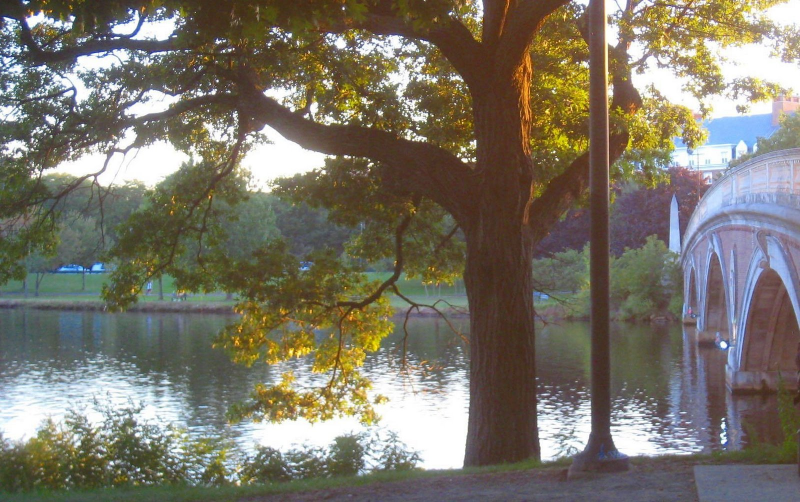
#> input picture backend/matching/tests/fixtures/pdq-threatexchange/bridge-1-original.jpg, 1600 x 1004 px (shown at 1/2 size); its folder holds only this picture in this run
$ python -i embedding.py   (imports and definitions only)
#> lines starting #> are read from the running program, lines starting #| are printed output that depends on the picture
#> further down, picture is the input picture: PIL image 1600x1004 RGB; mean R, G, B 122.7, 117.6, 104.8
"""The frame embedding: one 512-bit sign sketch per picture, beside the PDQ hash (ADR 0037).

A second, *independent* content signal. PDQ dies on the transform that real sites actually apply
— an asymmetric 1-3 % edge trim costs it 44 bits (`docs/matching/second-signal.md` §4.6) — and a
small CPU vision encoder barely notices it. What comes out is deliberately tiny: the image
encoder of MobileCLIP-S0 through `onnxruntime`, the resulting 512-dimensional vector normalised
and immediately reduced to its 512 **sign bits** (64 bytes), which is all that is ever stored,
compared or passed on.

**An embedding is never evidence.** Measured over 805,683 real negative pairs, the nearest
unrelated pair scores *above* the median of a genuine same-picture pair, so there is no safe fixed
threshold and no operating point. Its only job is ranking: it proposes candidates that PDQ, the
timeline, a duration, a cluster or a human then confirms (`matching.embedding_candidates`).

**What this is not, structurally rather than by promise.** No face detection, no face recognition,
no biometric or body measurement, no person identification, no age estimation — not as an output
and not as an intermediate step:

- the model file is pinned by digest and is the **image encoder only**; MobileCLIP's text tower is
  not shipped, so the model cannot be asked a question about a picture at all;
- `verify_model` refuses any file whose graph is not exactly one image input and one
  512-dimensional embedding output — no classifier head, no detector, no landmarks, no text;
- the session's output has exactly **one** consumer, `_sign_sketches`. Nothing public here returns
  a float vector, so no caller can build a classifier on top of one;
- the only operation ever performed on a stored sketch is a Hamming distance to another sketch.

`matching/tests/test_embedding_boundaries.py` pins all four.

No Django and no `onnxruntime` at import time: `client/fingerprint.py` imports this module on the
operator's Mac, and the media worker imports it in a hash child. The runtime import happens when
an encoder is first built, and a missing model or wheel fails **loudly** with an actionable
message rather than silently skipping the signal.
"""

import hashlib
import os
import threading
from collections.abc import Iterable, Sequence
from pathlib import Path
from typing import Any

import numpy as np
from numpy.typing import NDArray
from PIL import Image

# Recipe tag, in the spirit of ADR 0022: model, precision, reduction and version. A page sketch is
# only ever compared with a reference sketch carrying the same tag. Changing the model, the
# preprocessing or the reduction is a new tag and a re-embedding, never a reinterpretation.
EMBEDDING_PIPELINE = "mobileclip-s0-fp32-sign512-v1"
EMBEDDING_PIPELINES = frozenset({EMBEDDING_PIPELINE})

SKETCH_BITS = 512
SKETCH_BYTES = SKETCH_BITS // 8
EMBEDDING_DIMS = 512
INPUT_SIZE = 256

# The model file. Kept out of the repository and out of the container image on purpose (45 MB of
# weights are not source code), fetched once per machine by `manage.py fetch_embedding_model` and
# pinned by digest, so "the model" is one exact artefact everywhere.
MODEL_FILENAME = "mobileclip_s0_fp32.onnx"
MODEL_URL = "https://huggingface.co/Xenova/mobileclip_s0/resolve/main/onnx/vision_model.onnx"
MODEL_SHA256 = "17d3c037b1d488c10c50e09f6009ea5a198caef4e0e8f4ea5617b7cb2d067ac0"
MODEL_BYTES = 45_543_630
# What one loaded session adds to a process's resident set. Memory, not CPU, is the scarce
# resource here (ADR 0037). Measured with this module on the check runner, 2026-09-17: +117 MB on
# building the session and +121 MB peak while hashing, identical at 1, 2 and 4 threads (a whole
# hash child then sits at ~160 MB). `docs/matching/second-signal.md` §5.1 reported 288 MB for a
# whole harness process; the budget below is the measured session cost plus margin for arena
# growth over a child's 500 jobs.
MODEL_RSS_MB = 160.0
# Leave this much of MemAvailable untouched when deciding how many hashing processes fit.
RSS_HEADROOM_MB = 256.0

# Where the model lives unless a setting says otherwise. Outside the repository, like the rights
# vault and the signing keys.
DEFAULT_MODEL_DIR = Path.home() / ".cache" / "marceline" / "models"

# onnxruntime threads per session. One: the media lane already runs several hashing processes and
# FAISS/Postgres/crawlers share four cores on the development box.
DEFAULT_THREADS = 1


class EmbeddingModelMissing(RuntimeError):
    """The ONNX model file is not where it should be. Never skipped silently."""


class EmbeddingModelInvalid(RuntimeError):
    """The file at the model path is not the pinned image encoder."""


class EmbeddingUnavailable(RuntimeError):
    """`onnxruntime` is not installed. Never skipped silently."""


# [5 lines left out: function model_path, not called in this run]


def file_digest(path: Path) -> str:
    with path.open("rb") as handle:
        return hashlib.file_digest(handle, "sha256").hexdigest()


# [59 lines left out: functions missing_model_message, verify_model, check_graph, not called in this run]


def preprocess(image: Image.Image) -> NDArray[np.float32]:
    """One picture into the encoder's input tensor: shortest side to 256, centre crop, 0..1.

    MobileCLIP-S0's ONNX export normalises inside the graph, so there is no mean/std here. The
    recipe is part of `EMBEDDING_PIPELINE`: changing it is a new tag.
    """
    rgb = image if image.mode == "RGB" else image.convert("RGB")
    scale = INPUT_SIZE / min(rgb.size)
#> scale = 0.255
    width = max(INPUT_SIZE, round(rgb.width * scale))
#> width = 408
    height = max(INPUT_SIZE, round(rgb.height * scale))
#> height = 256
    resized = rgb.resize((width, height), Image.Resampling.BICUBIC)
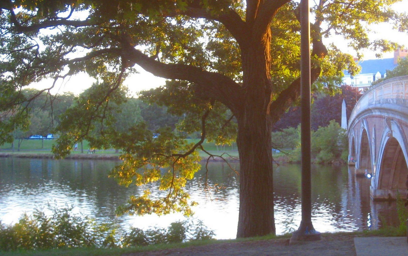
#> resized: PIL image 408x256 RGB; mean R, G, B 122.7, 117.6, 104.8
    left = (width - INPUT_SIZE) // 2
#> left = 76
    top = (height - INPUT_SIZE) // 2
#> top = 0
    cropped = resized.crop((left, top, left + INPUT_SIZE, top + INPUT_SIZE))
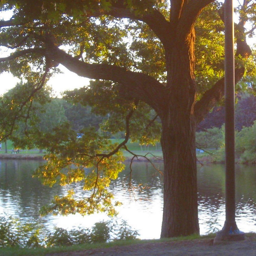
#> cropped: PIL image 256x256 RGB; mean R, G, B 117.1, 107.9, 88.4
    pixels = np.asarray(cropped, dtype=np.float32) / 255.0
    return np.ascontiguousarray(pixels.transpose(2, 0, 1)[None])


# [25 lines left out: functions _sign_sketches, sketch_distance, not called in this run]


class Encoder:
    """One loaded session. Build it once per process: the weights cost ~288 MB of resident set."""

    # [33 lines left out: functions __init__, sketches, not called in this run]

    def sketch(self, image: Image.Image) -> bytes:
        return self.sketches([image])[0]


_lock = threading.Lock()
_encoder: Encoder | None = None


# [84 lines left out: functions encoder, reset_encoder, available_mb, processes_that_fit, hash_processes, sketches_to_words, not called in this run]

>>> from PIL import Image
>>> picture = Image.open('tests/fixtures/pdq-threatexchange/bridge-1-original.jpg')
>>> result = preprocess(picture)

$ run again, on backend/matching/tests/fixtures/pdq-threatexchange/I16.png
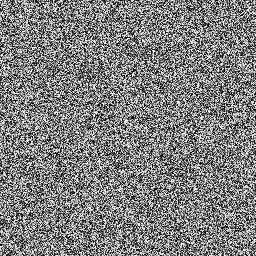
#> input picture backend/matching/tests/fixtures/pdq-threatexchange/I16.png, 256 x 256 px
#> picture is the input picture: PIL image 256x256 I;16; min 1, max 65535, mean 32731.5
#> in preprocess, `rgb = image if image.mode == "RGB" else image.convert("RGB")`:
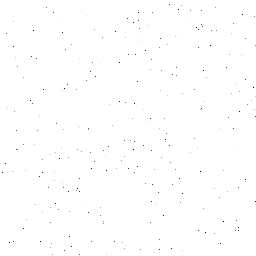
#> rgb: PIL image 256x256 RGB; min 1, max 255, mean 254.5
